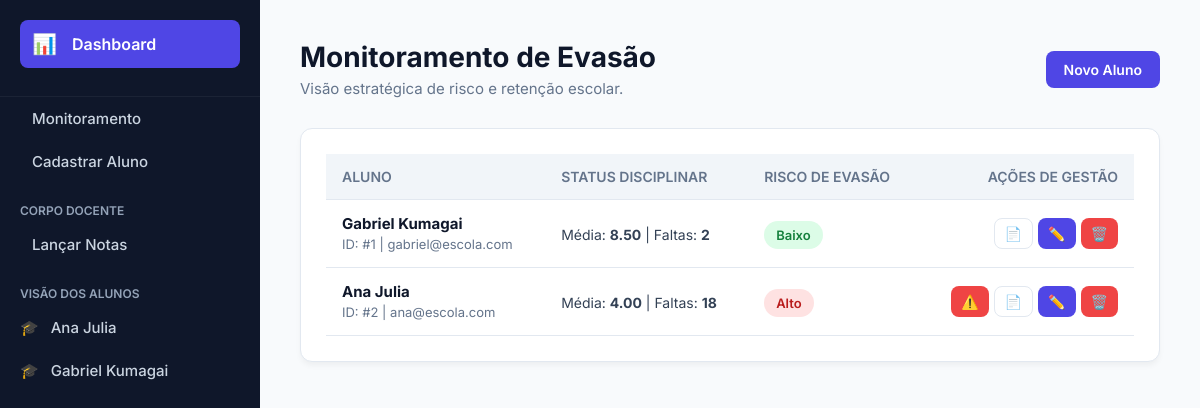
The page / on the database its author committed.
### tables this page shows
CREATE TABLE usuarios (
    id INT AUTO_INCREMENT PRIMARY KEY,
    nome VARCHAR(100) NOT NULL,
    email VARCHAR(100) UNIQUE NOT NULL,
    senha VARCHAR(255) NOT NULL,
    perfil ENUM('aluno', 'professor', 'coordenador', 'diretor') NOT NULL
);

CREATE TABLE desempenho (
    id INT AUTO_INCREMENT PRIMARY KEY,
    aluno_id INT NOT NULL,
    disciplina VARCHAR(50) NOT NULL,
    nota DECIMAL(5,2) DEFAULT 0,
    faltas INT DEFAULT 0,
    FOREIGN KEY (aluno_id) REFERENCES usuarios(id)
);

### controllers/EscolaController.php (called while the page is built, shortened)
<?php
require_once 'config/Database.php';
require_once 'models/AlunoModel.php';
class EscolaController {
    private $alunoModel;
    public function __construct() {
        $database = new Database();
        $this->db = $database->getConnection();
        $this->alunoModel = new AlunoModel($this->db);
    }
    public function dashboardCoordenacao() {
        $alunosMonitorados = $this->alunoModel->getMonitoramentoAlunos();
        require_once 'views/header.php';
        require_once 'views/dashboard_coordenacao.php';
    }
}
?>

### config/Database.php (called while the page is built, shortened)
<?php
class Database {
    private $host = "localhost";
    private $db_name = "sistema_escolar";
    private $username = "root";
    private $password = "";
    public function getConnection() {
        $this->conn = null;
        try {
            $this->conn = new PDO("mysql:host=" . $this->host . ";dbname=" . $this->db_name, $this->username, $this->password);
            $this->conn->setAttribute(PDO::ATTR_ERRMODE, PDO::ERRMODE_EXCEPTION);
        } catch(PDOException $exception) { echo "Erro de conexão: " . $exception->getMessage(); }
        return $this->conn;
    }
}
?>

### models/AlunoModel.php (called while the page is built, shortened)
<?php
class AlunoModel {
    private $conn;
    public function __construct($db) { $this->conn = $db; }
    public function getMonitoramentoAlunos() {
        $query = "SELECT u.id, u.nome, u.email, d.disciplina, d.nota, d.faltas FROM usuarios u LEFT JOIN desempenho d ON u.id = d.aluno_id WHERE u.perfil = 'aluno'";
        $stmt = $this->conn->prepare($query);
        $stmt->execute();
        $alunos = $stmt->fetchAll(PDO::FETCH_ASSOC);
        foreach ($alunos as $key => $aluno) {
            $risco = 'Baixo';
            $nota = $aluno['nota'] ?? 0;
            $faltas = $aluno['faltas'] ?? 0;
            if ($faltas >= 15 || ($nota < 5.0 && $aluno['disciplina'] != null)) $risco = 'Alto';
            elseif ($faltas >= 10 || ($nota < 6.0 && $aluno['disciplina'] != null)) $risco = 'Médio';
            $alunos[$key]['risco_evasao'] = $risco;
        }
        return $alunos;
    }
}
?>

### views/dashboard_coordenacao.php (the view, shortened to what this page needs)
<div class="cabecalho-pagina">
    <div>
        <h1>Monitoramento de Evasão</h1>
        <p>Visão estratégica de risco e retenção escolar.</p>
    </div>
    <a href="index.php?acao=novo_aluno" class="btn btn-primary">Novo Aluno</a>
</div>
<div class="card">
    <table>
        <thead>
            <tr>
                <th>Aluno</th>
                <th>Status Disciplinar</th>
                <th>Risco de Evasão</th>
                <th style="text-align: right;">Ações de Gestão</th>
            </tr>
        </thead>
        <tbody>
            <?php foreach ($alunosMonitorados as $aluno): ?>
                <?php $classeRisco = $aluno['risco_evasao'] == 'Alto' ? 'risco-alto' : ($aluno['risco_evasao'] == 'Médio' ? 'risco-medio' : 'risco-baixo'); ?>
                <tr>
                    <td>
                        <strong style="display: block; font-size: 15px; color: #0f172a;"><?= htmlspecialchars($aluno['nome']) ?></strong>
                        <span style="font-size: 13px; color: #64748b;">ID: #<?= $aluno['id'] ?> | <?= htmlspecialchars($aluno['email']) ?></span>
                    </td>
                    <td>
                        <?php if($aluno['disciplina']): ?>
                            <span style="font-size: 14px;">Média: <strong><?= htmlspecialchars($aluno['nota']) ?></strong> | Faltas: <strong><?= htmlspecialchars($aluno['faltas']) ?></strong></span>
                        <?php else: ?>
                            <span style="font-size: 14px; color: #94a3b8;">Sem dados lançados</span>
                        <?php endif; ?>
                    </td>
                    <td><span class="badge <?= $classeRisco ?>"><?= $aluno['risco_evasao'] ?></span></td>
                    <td style="text-align: right;">
                        <div style="display: flex; gap: 5px; justify-content: flex-end;">
                            <?php if ($aluno['risco_evasao'] == 'Alto'): ?>
                                <a href="index.php?acao=intervir&id=<?= $aluno['id'] ?>" class="btn btn-red" title="Registrar Intervenção" style="padding: 6px 10px;">⚠️</a>
                            <?php endif; ?>
                            <a href="index.php?acao=prontuario&id=<?= $aluno['id'] ?>" class="btn btn-outline" title="Ver Prontuário" style="padding: 6px 10px;">📄</a>
                            <a href="index.php?acao=editar_aluno&id=<?= $aluno['id'] ?>" class="btn btn-primary" title="Editar Aluno" style="padding: 6px 10px;">✏️</a>
                            <a href="index.php?acao=excluir_aluno&id=<?= $aluno['id'] ?>" class="btn btn-red" onclick="return confirm('Tem certeza que deseja excluir este aluno e TODO o seu histórico?');" title="Excluir Aluno" style="padding: 6px 10px;">🗑️</a>
                        </div>
                    </td>
                </tr>
            <?php endforeach; ?>
        </tbody>
    </table>
</div>
    </div>
</div>
</body>
</html>

### index.php (shortened to what this page needs)
<?php
require_once 'controllers/EscolaController.php';
$controller = new EscolaController();
$acao = isset($_GET['acao']) ? $_GET['acao'] : 'dashboard';
switch ($acao) {
    case 'dashboard': $controller->dashboardCoordenacao(); break;
}
?>

### views/header.php (shortened to what this page needs)
<!DOCTYPE html>
<html lang="pt-BR">
<head>
</head>
<body>
<div class="app-wrapper">
    <div class="sidebar">
        <div class="sidebar-header">
            <label for="menu-toggle" class="menu-btn" title="Alternar Menu">
                <span class="icon">📊</span>
                <span class="link-text">Dashboard</span>
            </label>
        </div>
        <div class="menu-items">
            <a href="index.php?acao=dashboard"><span class="icon"></span> Monitoramento</a>
            <a href="index.php?acao=novo_aluno"><span class="icon"></span> Cadastrar Aluno</a>
            <p class="menu-label">Corpo Docente</p>
            <a href="index.php?acao=professor"><span class="icon"></span> Lançar Notas</a>
            <p class="menu-label">Visão dos Alunos</p>
<?php
require_once __DIR__ . '/../config/Database.php';
$_db = new Database();
$_stmt = $_db->getConnection()->query(
    "SELECT id, nome FROM usuarios WHERE perfil = 'aluno' ORDER BY nome"
);
foreach ($_stmt->fetchAll(PDO::FETCH_ASSOC) as $_aluno): ?>
    <a href="index.php?acao=aluno&id=<?= $_aluno['id'] ?>">
        <span class="icon">🎓</span> <?= htmlspecialchars($_aluno['nome']) ?>
    </a>
<?php endforeach; ?>
        </div>
    </div>
    <div class="main-content">

### views/header.php (style rules this page uses)
:root { --primary: #4f46e5; --dark: #0f172a; --dark-lighter: #1e293b; --bg-color: #f8fafc; --card-bg: #ffffff; --text-main: #334155; --text-muted: #64748b; --border: #e2e8f0; --danger: #ef4444; --success: #10b981; }
body { font-family: 'Inter', sans-serif; background-color: var(--bg-color); margin: 0; color: var(--text-main); }
.app-wrapper { display: flex; width: 100%; min-height: 100vh; }
.sidebar { width: 260px; background-color: var(--dark); color: white; display: flex; flex-direction: column; transition: width 0.3s ease; overflow: hidden; white-space: nowrap; }
.sidebar-header { padding: 20px; display: flex; align-items: center; border-bottom: 1px solid rgba(255,255,255,0.05); }
.menu-btn { cursor: pointer; color: white; display: flex; align-items: center; gap: 15px; font-size: 16px; font-weight: 600; background-color: var(--primary); padding: 12px; border-radius: 8px; width: 100%; transition: 0.2s; }
.menu-btn .icon { font-size: 20px; }
.menu-items { display: flex; flex-direction: column; transition: opacity 0.2s ease, visibility 0.2s; }
.sidebar p.menu-label { padding: 20px 20px 5px; font-size: 12px; text-transform: uppercase; color: #94a3b8; font-weight: 600; margin: 0; }
.sidebar a { color: #cbd5e1; text-decoration: none; padding: 12px 20px; font-size: 15px; font-weight: 500; display: flex; align-items: center; gap: 12px; transition: all 0.2s; }
.main-content { flex: 1; padding: 40px; box-sizing: border-box; background-color: var(--bg-color); min-width: 0; }
.cabecalho-pagina { margin-bottom: 30px; display: flex; justify-content: space-between; align-items: center; }
.cabecalho-pagina h1 { margin: 0; color: var(--dark); font-size: 28px; font-weight: 700; }
.cabecalho-pagina p { margin: 5px 0 0 0; color: var(--text-muted); font-size: 15px; }
.card { background: var(--card-bg); border-radius: 12px; padding: 25px; box-shadow: 0 4px 6px -1px rgba(0,0,0,0.05); border: 1px solid var(--border); margin-bottom: 20px; }
table { width: 100%; border-collapse: collapse; }
th, td { padding: 14px 16px; text-align: left; border-bottom: 1px solid var(--border); }
th { background-color: #f1f5f9; font-weight: 600; color: var(--text-muted); font-size: 14px; text-transform: uppercase; }
.badge { padding: 6px 12px; border-radius: 20px; font-size: 13px; font-weight: 600; }
.risco-alto { background-color: #fee2e2; color: #b91c1c; }
.risco-baixo { background-color: #dcfce7; color: #15803d; }
.btn { display: inline-flex; align-items: center; padding: 10px 18px; border-radius: 8px; text-decoration: none; font-weight: 600; font-size: 14px; border: none; cursor: pointer; }
.btn-primary { background: var(--primary); color: white; }
.btn-red { background: var(--danger); color: white; }
.btn-outline { background: white; color: var(--text-main); border: 1px solid var(--border); }
label { display: block; margin-bottom: 8px; font-weight: 600; font-size: 14px; color: var(--dark); }

### rows shown on the page
usuarios: nome "Ana Julia"
usuarios: nome "Gabriel Kumagai"
desempenho: aluno.nome "Gabriel Kumagai", aluno "1", aluno.email "gabriel@escola.com", nota "8.50", faltas "2", risco_evasao "Baixo"
desempenho: aluno.nome "Ana Julia", aluno "2", aluno.email "ana@escola.com", nota "4.00", faltas "18", risco_evasao "Alto"
